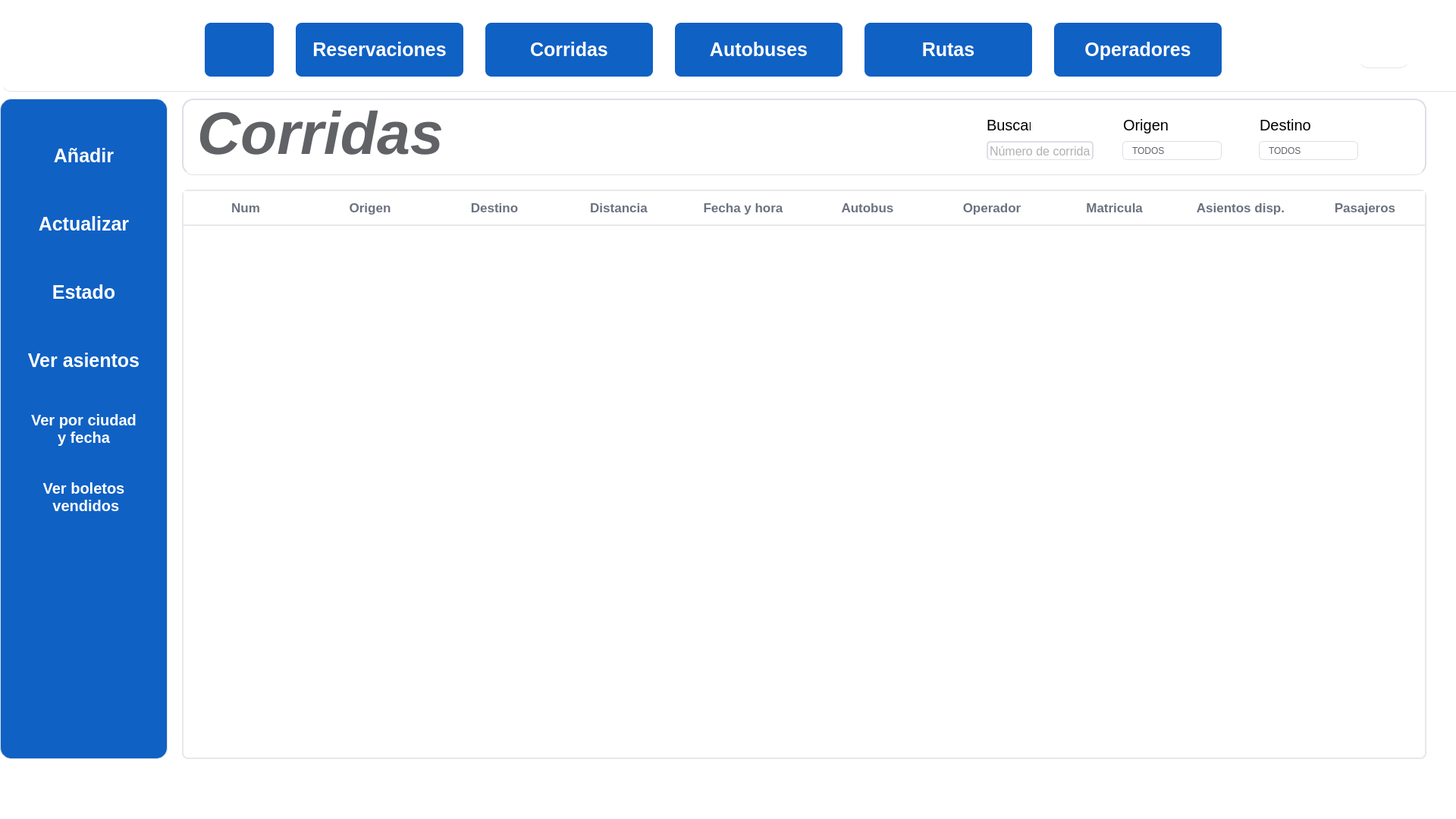
<?xml version="1.0" encoding="UTF-8"?>
<ui version="4.0">
 <class>Form</class>
 <widget class="QWidget" name="Form">
  <property name="geometry">
   <rect>
    <x>0</x>
    <y>0</y>
    <width>1920</width>
    <height>1080</height>
   </rect>
  </property>
  <property name="windowTitle">
   <string>Form</string>
  </property>
  <property name="styleSheet">
   <string notr="true">background-color: rgb(255, 255, 255);</string>
  </property>
  <widget class="QTableWidget" name="QtableWidget_corridas">
   <property name="geometry">
    <rect>
     <x>240</x>
     <y>250</y>
     <width>1641</width>
     <height>751</height>
    </rect>
   </property>
   <property name="font">
    <font>
     <pointsize>-1</pointsize>
     <bold>true</bold>
    </font>
   </property>
   <property name="layoutDirection">
    <enum>Qt::LayoutDirection::LeftToRight</enum>
   </property>
   <property name="styleSheet">
    <string notr="true">QTableView {
    background: #ffffff;
    border: 2px solid #e6e8ec;
    border-radius: 8px;
    gridline-color: #f1f1f3;
    selection-background-color: #e8f0fe;
    selection-color: #1a1a1a;
    font-size: 14px;
    color: #333;
    alternate-background-color: #fafbff;
    show-grid: false;
}

QTableView::item {
    padding: 8px 12px;
    border: 0px;
}

QTableView::item:hover {
    background: #f5f8ff;
}

QTableView::item:selected {
    background: #e2edff;
    color: #1a1a1a;
}

QHeaderView::section {
    background: #ffffff;
    color: #6b7280;
    padding: 10px 12px;
    border: 0;
    border-bottom: 2px solid #e6e8ec;
    font-size: 17px;
    font-weight: 600;
}

QHeaderView::section:hover {
    background: #f7f9fc;
}

QHeaderView {
    background: #ffffff;
    border: 0;
}

QTableView::indicator {
    width: 18px;
    height: 18px;
}

QHeaderView::section:first {
    border-top-left-radius: 15px;
}

QHeaderView::section:last {
    border-top-right-radius: 15px;
}

QScrollBar:vertical {
    background: transparent;
    width: 10px;
    margin: 0px;
}

QScrollBar::handle:vertical {
    background: #cfd3da;
    min-height: 25px;
    border-radius: 5px;
}

QScrollBar::handle:vertical:hover {
    background: #b5bac4;
}

QScrollBar::add-line,
QScrollBar::sub-line {
    background: none;
    height: 0px;
}
</string>
   </property>
   <property name="horizontalScrollBarPolicy">
    <enum>Qt::ScrollBarPolicy::ScrollBarAlwaysOff</enum>
   </property>
   <property name="sizeAdjustPolicy">
    <enum>QAbstractScrollArea::SizeAdjustPolicy::AdjustIgnored</enum>
   </property>
   <attribute name="horizontalHeaderVisible">
    <bool>true</bool>
   </attribute>
   <attribute name="horizontalHeaderCascadingSectionResizes">
    <bool>true</bool>
   </attribute>
   <attribute name="horizontalHeaderDefaultSectionSize">
    <number>164</number>
   </attribute>
   <attribute name="horizontalHeaderHighlightSections">
    <bool>false</bool>
   </attribute>
   <attribute name="verticalHeaderCascadingSectionResizes">
    <bool>true</bool>
   </attribute>
   <column>
    <property name="text">
     <string>Num</string>
    </property>
    <property name="font">
     <font>
      <bold>true</bold>
     </font>
    </property>
   </column>
   <column>
    <property name="text">
     <string>Origen</string>
    </property>
    <property name="font">
     <font>
      <bold>true</bold>
     </font>
    </property>
   </column>
   <column>
    <property name="text">
     <string>Destino</string>
    </property>
    <property name="font">
     <font>
      <bold>true</bold>
     </font>
    </property>
   </column>
   <column>
    <property name="text">
     <string>Distancia</string>
    </property>
    <property name="font">
     <font>
      <bold>true</bold>
     </font>
    </property>
   </column>
   <column>
    <property name="text">
     <string>Fecha y hora</string>
    </property>
    <property name="font">
     <font>
      <bold>true</bold>
     </font>
    </property>
   </column>
   <column>
    <property name="text">
     <string>Autobus</string>
    </property>
    <property name="font">
     <font>
      <bold>true</bold>
     </font>
    </property>
   </column>
   <column>
    <property name="text">
     <string>Operador</string>
    </property>
   </column>
   <column>
    <property name="text">
     <string>Matricula </string>
    </property>
    <property name="font">
     <font>
      <bold>true</bold>
     </font>
    </property>
   </column>
   <column>
    <property name="text">
     <string>Asientos disp.</string>
    </property>
    <property name="font">
     <font>
      <bold>true</bold>
     </font>
    </property>
   </column>
   <column>
    <property name="text">
     <string>Pasajeros</string>
    </property>
    <property name="font">
     <font>
      <bold>true</bold>
     </font>
    </property>
   </column>
  </widget>
  <widget class="QWidget" name="widget_corrBotones" native="true">
   <property name="geometry">
    <rect>
     <x>0</x>
     <y>130</y>
     <width>221</width>
     <height>871</height>
    </rect>
   </property>
   <property name="styleSheet">
    <string notr="true">

background-color: #1061C4;
border: 1px solid #dcdfe6;
border-radius: 15px;
gridline-color: #e0e0e0;
outline: none;
color: #606266;

</string>
   </property>
   <widget class="QPushButton" name="boton_anadirCorr">
    <property name="geometry">
     <rect>
      <x>10</x>
      <y>40</y>
      <width>201</width>
      <height>71</height>
     </rect>
    </property>
    <property name="font">
     <font>
      <pointsize>-1</pointsize>
      <bold>true</bold>
     </font>
    </property>
    <property name="styleSheet">
     <string notr="true">QPushButton{
	background: #1061C4;
	color:WHITE;
	border:none;
	border-radius: 8px;
	font-weight: bold;
	font-size: 25px;
}

QPushButton:hover {
    background-color: #0D4FAB;    
}

QPushButton:pressed {
    background-color: #0A3F8A;     
}</string>
    </property>
    <property name="text">
     <string>Añadir</string>
    </property>
    <property name="icon">
     <iconset>
      <normaloff>recursos/recursos_empresa/añadir.png</normaloff>recursos/recursos_empresa/añadir.png</iconset>
    </property>
    <property name="iconSize">
     <size>
      <width>30</width>
      <height>30</height>
     </size>
    </property>
   </widget>
   <widget class="QPushButton" name="boton_actualizarCorr">
    <property name="geometry">
     <rect>
      <x>10</x>
      <y>130</y>
      <width>201</width>
      <height>71</height>
     </rect>
    </property>
    <property name="font">
     <font>
      <pointsize>-1</pointsize>
      <bold>true</bold>
     </font>
    </property>
    <property name="styleSheet">
     <string notr="true">QPushButton{
	background: #1061C4;
	color:WHITE;
	border:none;
	border-radius: 8px;
	font-weight: bold;
	font-size: 25px;
}

QPushButton:hover {
    background-color: #0D4FAB;    
}

QPushButton:pressed {
    background-color: #0A3F8A;     
}</string>
    </property>
    <property name="text">
     <string>Actualizar</string>
    </property>
    <property name="icon">
     <iconset>
      <normaloff>recursos/recursos_empresa/editar.png</normaloff>recursos/recursos_empresa/editar.png</iconset>
    </property>
    <property name="iconSize">
     <size>
      <width>30</width>
      <height>30</height>
     </size>
    </property>
   </widget>
   <widget class="QPushButton" name="boton_estadoCorr">
    <property name="geometry">
     <rect>
      <x>10</x>
      <y>220</y>
      <width>201</width>
      <height>71</height>
     </rect>
    </property>
    <property name="font">
     <font>
      <pointsize>-1</pointsize>
      <bold>true</bold>
     </font>
    </property>
    <property name="styleSheet">
     <string notr="true">QPushButton{
	background: #1061C4;
	color:WHITE;
	border:none;
	border-radius: 8px;
	font-weight: bold;
	font-size: 25px;
}

QPushButton:hover {
    background-color: #0D4FAB;    
}

QPushButton:pressed {
    background-color: #0A3F8A;     
}</string>
    </property>
    <property name="text">
     <string>Estado</string>
    </property>
    <property name="icon">
     <iconset>
      <normaloff>recursos/recursos_empresa/borrar.png</normaloff>recursos/recursos_empresa/borrar.png</iconset>
    </property>
    <property name="iconSize">
     <size>
      <width>30</width>
      <height>30</height>
     </size>
    </property>
   </widget>
   <widget class="QPushButton" name="boton_verAsientosCorr">
    <property name="geometry">
     <rect>
      <x>10</x>
      <y>310</y>
      <width>201</width>
      <height>71</height>
     </rect>
    </property>
    <property name="font">
     <font>
      <pointsize>-1</pointsize>
      <bold>true</bold>
     </font>
    </property>
    <property name="styleSheet">
     <string notr="true">QPushButton{
	background: #1061C4;
	color:WHITE;
	border:none;
	border-radius: 8px;
	font-weight: bold;
	font-size: 25px;
}

QPushButton:hover {
    background-color: #0D4FAB;    
}

QPushButton:pressed {
    background-color: #0A3F8A;     
}</string>
    </property>
    <property name="text">
     <string>Ver asientos</string>
    </property>
    <property name="icon">
     <iconset>
      <normaloff>../../recursos/recursos_empresa/silla-de-coche.png</normaloff>../../recursos/recursos_empresa/silla-de-coche.png</iconset>
    </property>
    <property name="iconSize">
     <size>
      <width>30</width>
      <height>30</height>
     </size>
    </property>
   </widget>
   <widget class="QPushButton" name="boton_verCiudadFechaCorr">
    <property name="geometry">
     <rect>
      <x>10</x>
      <y>400</y>
      <width>201</width>
      <height>71</height>
     </rect>
    </property>
    <property name="font">
     <font>
      <pointsize>-1</pointsize>
      <bold>true</bold>
     </font>
    </property>
    <property name="styleSheet">
     <string notr="true">QPushButton{
	background: #1061C4;
	color:WHITE;
	border:none;
	border-radius: 8px;
	font-weight: bold;
	font-size: 20px;
}

QPushButton:hover {
    background-color: #0D4FAB;    
}

QPushButton:pressed {
    background-color: #0A3F8A;     
}</string>
    </property>
    <property name="text">
     <string>Ver por ciudad 
y fecha</string>
    </property>
    <property name="icon">
     <iconset>
      <normaloff>../../recursos/recursos_empresa/calendario.png</normaloff>../../recursos/recursos_empresa/calendario.png</iconset>
    </property>
    <property name="iconSize">
     <size>
      <width>30</width>
      <height>30</height>
     </size>
    </property>
   </widget>
   <widget class="QPushButton" name="boton_verBoletosVendidosCorr">
    <property name="geometry">
     <rect>
      <x>10</x>
      <y>490</y>
      <width>201</width>
      <height>71</height>
     </rect>
    </property>
    <property name="font">
     <font>
      <pointsize>-1</pointsize>
      <bold>true</bold>
     </font>
    </property>
    <property name="styleSheet">
     <string notr="true">QPushButton{
	background: #1061C4;
	color:WHITE;
	border:none;
	border-radius: 8px;
	font-weight: bold;
	font-size: 20px;
}

QPushButton:hover {
    background-color: #0D4FAB;    
}

QPushButton:pressed {
    background-color: #0A3F8A;     
}</string>
    </property>
    <property name="text">
     <string>Ver boletos 
 vendidos</string>
    </property>
    <property name="icon">
     <iconset>
      <normaloff>../../recursos/recursos_empresa/boleto.png</normaloff>../../recursos/recursos_empresa/boleto.png</iconset>
    </property>
    <property name="iconSize">
     <size>
      <width>30</width>
      <height>30</height>
     </size>
    </property>
   </widget>
  </widget>
  <widget class="QWidget" name="widget_opfiltro_2" native="true">
   <property name="geometry">
    <rect>
     <x>240</x>
     <y>130</y>
     <width>1641</width>
     <height>101</height>
    </rect>
   </property>
   <property name="styleSheet">
    <string notr="true">background-color: #ffffff;
border: 2px solid #dcdfe6;
border-radius: 15px;
gridline-color: #e0e0e0;
outline: none;
color: #606266;
border-radius: 15px;
border-bottom: 1px solid #E3E3E3;

</string>
   </property>
   <widget class="QLabel" name="corridas_label">
    <property name="geometry">
     <rect>
      <x>20</x>
      <y>10</y>
      <width>551</width>
      <height>71</height>
     </rect>
    </property>
    <property name="font">
     <font>
      <pointsize>59</pointsize>
      <italic>true</italic>
      <bold>true</bold>
     </font>
    </property>
    <property name="styleSheet">
     <string notr="true">border:none

</string>
    </property>
    <property name="text">
     <string>Corridas</string>
    </property>
   </widget>
   <widget class="QLabel" name="label">
    <property name="geometry">
     <rect>
      <x>1061</x>
      <y>21</y>
      <width>58</width>
      <height>27</height>
     </rect>
    </property>
    <property name="font">
     <font>
      <pointsize>15</pointsize>
     </font>
    </property>
    <property name="styleSheet">
     <string notr="true">color: black;
border:none;</string>
    </property>
    <property name="text">
     <string>Buscar</string>
    </property>
   </widget>
   <widget class="QLineEdit" name="lineEdit_buscarNumCorr">
    <property name="geometry">
     <rect>
      <x>1061</x>
      <y>56</y>
      <width>141</width>
      <height>25</height>
     </rect>
    </property>
    <property name="font">
     <font>
      <pointsize>12</pointsize>
     </font>
    </property>
    <property name="styleSheet">
     <string notr="true">border-radius: 5px;</string>
    </property>
    <property name="placeholderText">
     <string>Número de corrida</string>
    </property>
   </widget>
   <widget class="QComboBox" name="comboBox_filtroDestinoCorr">
    <property name="geometry">
     <rect>
      <x>1420</x>
      <y>56</y>
      <width>131</width>
      <height>25</height>
     </rect>
    </property>
    <property name="styleSheet">
     <string notr="true">QComboBox {
    background-color: #ffffff;
    border: 1px solid #dcdfe6;
    border-radius: 6px;
    padding: 6px 12px;
    font-size: 12px;
    color: #606266;
    min-height: 10px;
}

QComboBox:hover {
    border-color: #c0c4cc;
}

QComboBox:focus {
    border-color: #409eff;
}

QComboBox::drop-down {
    border: none;
    width: 25px;
}

QComboBox::down-arrow {
    image: none;
    border-left: 4px solid transparent;
    border-right: 4px solid transparent;
    border-top: 4px solid #909399;
}

QComboBox QAbstractItemView {
    border: 1px solid #dcdfe6;
    border-radius: 6px;
    background-color: white;
    outline: none;
    selection-background-color: #409eff;
    selection-color: white;
}</string>
    </property>
    <item>
     <property name="text">
      <string>TODOS</string>
     </property>
    </item>
    <item>
     <property name="text">
      <string>Ensenada</string>
     </property>
    </item>
    <item>
     <property name="text">
      <string>Mexicali</string>
     </property>
    </item>
    <item>
     <property name="text">
      <string>San Felipe</string>
     </property>
    </item>
    <item>
     <property name="text">
      <string>San Quintín</string>
     </property>
    </item>
    <item>
     <property name="text">
      <string>Tecate</string>
     </property>
    </item>
    <item>
     <property name="text">
      <string>Tijuana</string>
     </property>
    </item>
   </widget>
   <widget class="QLabel" name="label_2">
    <property name="geometry">
     <rect>
      <x>1241</x>
      <y>21</y>
      <width>61</width>
      <height>27</height>
     </rect>
    </property>
    <property name="font">
     <font>
      <pointsize>15</pointsize>
     </font>
    </property>
    <property name="styleSheet">
     <string notr="true">color: black;
border: none;
</string>
    </property>
    <property name="text">
     <string>Origen</string>
    </property>
   </widget>
   <widget class="QLabel" name="label_3">
    <property name="geometry">
     <rect>
      <x>1421</x>
      <y>21</y>
      <width>71</width>
      <height>27</height>
     </rect>
    </property>
    <property name="font">
     <font>
      <pointsize>15</pointsize>
     </font>
    </property>
    <property name="styleSheet">
     <string notr="true">color: black;
border: none;</string>
    </property>
    <property name="text">
     <string>Destino</string>
    </property>
   </widget>
   <widget class="QComboBox" name="comboBox_filtroOrigenCorr">
    <property name="geometry">
     <rect>
      <x>1240</x>
      <y>56</y>
      <width>131</width>
      <height>25</height>
     </rect>
    </property>
    <property name="styleSheet">
     <string notr="true">QComboBox {
    background-color: #ffffff;
    border: 1px solid #dcdfe6;
    border-radius: 6px;
    padding: 6px 12px;
    font-size: 12px;
    color: #606266;
    min-height: 10px;
}

QComboBox:hover {
    border-color: #c0c4cc;
}

QComboBox:focus {
    border-color: #409eff;
}

QComboBox::drop-down {
    border: none;
    width: 25px;
}

QComboBox::down-arrow {
    image: none;
    border-left: 4px solid transparent;
    border-right: 4px solid transparent;
    border-top: 4px solid #909399;
}

QComboBox QAbstractItemView {
    border: 1px solid #dcdfe6;
    border-radius: 6px;
    background-color: white;
    outline: none;
    selection-background-color: #409eff;
    selection-color: white;
}</string>
    </property>
    <item>
     <property name="text">
      <string>TODOS</string>
     </property>
    </item>
    <item>
     <property name="text">
      <string>Ensenada</string>
     </property>
    </item>
    <item>
     <property name="text">
      <string>Mexicali</string>
     </property>
    </item>
    <item>
     <property name="text">
      <string>San Felipe</string>
     </property>
    </item>
    <item>
     <property name="text">
      <string>San Quintín</string>
     </property>
    </item>
    <item>
     <property name="text">
      <string>Tecate</string>
     </property>
    </item>
    <item>
     <property name="text">
      <string>Tijuana</string>
     </property>
    </item>
   </widget>
  </widget>
  <widget class="QWidget" name="header_corridas" native="true">
   <property name="geometry">
    <rect>
     <x>0</x>
     <y>10</y>
     <width>1951</width>
     <height>111</height>
    </rect>
   </property>
   <property name="styleSheet">
    <string notr="true">background-color: rgb(255, 255, 255);
border-radius: 15px;
border-bottom: 1px solid #E3E3E3;</string>
   </property>
   <widget class="QPushButton" name="boton_rutas">
    <property name="geometry">
     <rect>
      <x>1140</x>
      <y>20</y>
      <width>221</width>
      <height>71</height>
     </rect>
    </property>
    <property name="font">
     <font>
      <pointsize>-1</pointsize>
      <bold>true</bold>
     </font>
    </property>
    <property name="styleSheet">
     <string notr="true">QPushButton{
	background: #1061C4;
	color:WHITE;
	border:none;
	border-radius: 8px;
	font-weight: bold;
	font-size:25px;
}

QPushButton:hover {
    background-color: #0D4FAB;    
}

QPushButton:pressed {
    background-color: #0A3F8A;     
}</string>
    </property>
    <property name="text">
     <string>Rutas</string>
    </property>
    <property name="icon">
     <iconset>
      <normaloff>recursos/recursos_empresa/entrega.png</normaloff>recursos/recursos_empresa/entrega.png</iconset>
    </property>
    <property name="iconSize">
     <size>
      <width>30</width>
      <height>30</height>
     </size>
    </property>
   </widget>
   <widget class="QPushButton" name="boton_corridas">
    <property name="geometry">
     <rect>
      <x>640</x>
      <y>20</y>
      <width>221</width>
      <height>71</height>
     </rect>
    </property>
    <property name="font">
     <font>
      <pointsize>-1</pointsize>
      <bold>true</bold>
     </font>
    </property>
    <property name="styleSheet">
     <string notr="true">QPushButton{
	background: #1061C4;
	color:WHITE;
	border:none;
	border-radius: 8px;
	font-weight: bold;
	font-size: 25px;
}

QPushButton:hover {
    background-color: #0D4FAB;    
}

QPushButton:pressed {
    background-color: #0A3F8A;     
}</string>
    </property>
    <property name="text">
     <string>Corridas</string>
    </property>
    <property name="icon">
     <iconset>
      <normaloff>recursos/recursos_empresa/calendario.png</normaloff>recursos/recursos_empresa/calendario.png</iconset>
    </property>
    <property name="iconSize">
     <size>
      <width>30</width>
      <height>30</height>
     </size>
    </property>
   </widget>
   <widget class="QPushButton" name="boton_operadores">
    <property name="geometry">
     <rect>
      <x>1390</x>
      <y>20</y>
      <width>221</width>
      <height>71</height>
     </rect>
    </property>
    <property name="font">
     <font>
      <pointsize>-1</pointsize>
      <bold>true</bold>
     </font>
    </property>
    <property name="styleSheet">
     <string notr="true">QPushButton{
	background: #1061C4;
	color:WHITE;
	border:none;
	border-radius: 8px;
	font-weight: bold;
	font-size: 25px;
}

QPushButton:hover {
    background-color: #0D4FAB;    
}

QPushButton:pressed {
    background-color: #0A3F8A;     
}</string>
    </property>
    <property name="text">
     <string>Operadores</string>
    </property>
    <property name="icon">
     <iconset>
      <normaloff>recursos/recursos_empresa/conductor.png</normaloff>recursos/recursos_empresa/conductor.png</iconset>
    </property>
    <property name="iconSize">
     <size>
      <width>30</width>
      <height>30</height>
     </size>
    </property>
   </widget>
   <widget class="QPushButton" name="boton_autobuses">
    <property name="geometry">
     <rect>
      <x>890</x>
      <y>20</y>
      <width>221</width>
      <height>71</height>
     </rect>
    </property>
    <property name="font">
     <font>
      <pointsize>-1</pointsize>
      <bold>true</bold>
     </font>
    </property>
    <property name="styleSheet">
     <string notr="true">QPushButton{
	background: #1061C4;
	color:WHITE;
	border:none;
	border-radius: 8px;
	font-weight: bold;
	font-size: 25px;
}

QPushButton:hover {
    background-color: #0D4FAB;    
}

QPushButton:pressed {
    background-color: #0A3F8A;     
}</string>
    </property>
    <property name="text">
     <string>Autobuses</string>
    </property>
    <property name="icon">
     <iconset>
      <normaloff>recursos/recursos_empresa/autobus.png</normaloff>recursos/recursos_empresa/autobus.png</iconset>
    </property>
    <property name="iconSize">
     <size>
      <width>30</width>
      <height>30</height>
     </size>
    </property>
   </widget>
   <widget class="QPushButton" name="boton_inicio">
    <property name="geometry">
     <rect>
      <x>270</x>
      <y>20</y>
      <width>91</width>
      <height>71</height>
     </rect>
    </property>
    <property name="font">
     <font>
      <pointsize>-1</pointsize>
      <bold>true</bold>
     </font>
    </property>
    <property name="styleSheet">
     <string notr="true">QPushButton{
	background: #1061C4;
	color:WHITE;
	border:none;
	border-radius: 8px;
	font-weight: bold;
	font-size: 25px;
}

QPushButton:hover {
    background-color: #0D4FAB;    
}

QPushButton:pressed {
    background-color: #0A3F8A;     
}</string>
    </property>
    <property name="text">
     <string/>
    </property>
    <property name="icon">
     <iconset>
      <normaloff>recursos/recursos_empresa/casa-silueta-negra-sin-puerta.png</normaloff>recursos/recursos_empresa/casa-silueta-negra-sin-puerta.png</iconset>
    </property>
    <property name="iconSize">
     <size>
      <width>30</width>
      <height>30</height>
     </size>
    </property>
   </widget>
   <widget class="QPushButton" name="boton_reservaciones">
    <property name="geometry">
     <rect>
      <x>390</x>
      <y>20</y>
      <width>221</width>
      <height>71</height>
     </rect>
    </property>
    <property name="font">
     <font>
      <pointsize>-1</pointsize>
      <bold>true</bold>
     </font>
    </property>
    <property name="styleSheet">
     <string notr="true">QPushButton{
	background: #1061C4;
	color:WHITE;
	border:none;
	border-radius: 8px;
	font-weight: bold;
	font-size: 25px;
}

QPushButton:hover {
    background-color: #0D4FAB;    
}

QPushButton:pressed {
    background-color: #0A3F8A;     
}</string>
    </property>
    <property name="text">
     <string>Reservaciones</string>
    </property>
    <property name="icon">
     <iconset>
      <normaloff>recursos/recursos_empresa/boleto.png</normaloff>recursos/recursos_empresa/boleto.png</iconset>
    </property>
    <property name="iconSize">
     <size>
      <width>30</width>
      <height>30</height>
     </size>
    </property>
   </widget>
   <widget class="QLabel" name="label_4">
    <property name="geometry">
     <rect>
      <x>18</x>
      <y>15</y>
      <width>231</width>
      <height>81</height>
     </rect>
    </property>
    <property name="styleSheet">
     <string notr="true">border: none</string>
    </property>
    <property name="text">
     <string/>
    </property>
    <property name="pixmap">
     <pixmap>recursos/recursos_empresa/logo.png</pixmap>
    </property>
   </widget>
   <widget class="QLabel" name="label_6">
    <property name="geometry">
     <rect>
      <x>1790</x>
      <y>10</y>
      <width>70</width>
      <height>70</height>
     </rect>
    </property>
    <property name="text">
     <string/>
    </property>
    <property name="pixmap">
     <pixmap>recursos/usuario.png</pixmap>
    </property>
    <property name="scaledContents">
     <bool>true</bool>
    </property>
   </widget>
  </widget>
 </widget>
 <resources/>
 <connections/>
</ui>
